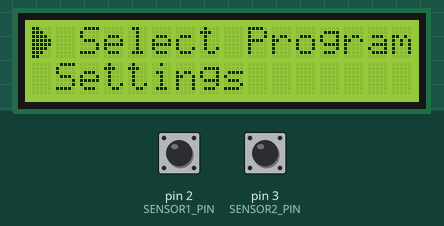
Bench run of a sketch on a simulated Arduino Uno, built with avr-gcc and run on an emulated ATmega328P. Shown: 16×2 character LCD. Inputs (shaded band) come from the test bench; at power-on: pin 2 (SENSOR1_PIN) HIGH, pin 3 (SENSOR2_PIN) HIGH.

Above: at 1.3 s.
1.4 s: pin 2 (SENSOR1_PIN) pulsed LOW 5 times (0.12 s each, 0.3 s apart)
At 1.7 s:
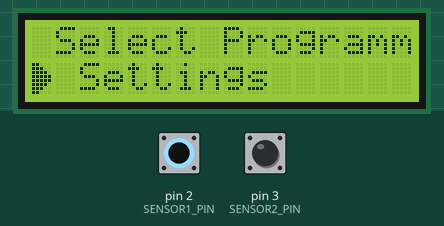
At 3.4 s:
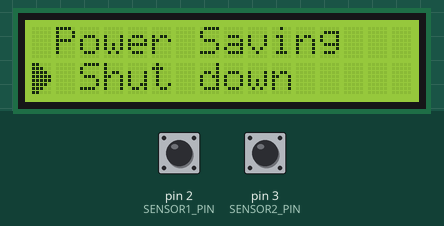
4.4 s: pin 3 (SENSOR2_PIN) pulsed LOW 2 times (0.12 s each, 0.3 s apart)
At 5.4 s:
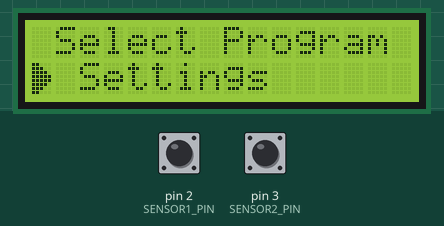
Timing chart, 0 to 7.4 s (numbered marks = the images above; inputs shaded):
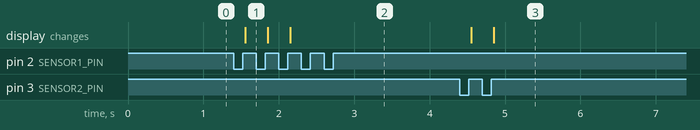

The sketch:

LCD_Selection.ino
```cpp
#include <Wire.h>
#include <LiquidCrystal_I2C.h>

// Set the LCD address to 0x27 in PCF8574 by NXP and Set to 0x3F in PCF8574A
LiquidCrystal_I2C lcd(32, 16, 2);

#define SENSOR1_PIN 2
#define SENSOR2_PIN 3
byte c1=0,c2=0;

byte arraw[8] = {
  B11000,
  B11100,
  B11110,
  B11111,
  B11111,
  B11110,
  B11100,
  B11000
};
void setup() {
  pinMode(SENSOR1_PIN,INPUT_PULLUP);
  pinMode(SENSOR2_PIN,INPUT_PULLUP);
  Serial.begin(9600);
  lcd.init();
  lcd.backlight();
  lcd.createChar(0,arraw);
  lcd.clear();
  lcd.home();
  lcd.write(0);
  lcd.print(" Select Program");
  lcd.setCursor(0,1);
  lcd.print(" Settings ");
}

void loop() {
  if(!digitalRead(SENSOR1_PIN)){
  c1=(++c1>3)?3:(c1);
  wait(SENSOR1_PIN);
  printsc(c1);
  }
  else if(!digitalRead(SENSOR2_PIN)){
  c1=(c1--<=0)?0:c1;
  wait(SENSOR2_PIN);
  printsc(c1);
  }


}
void wait(byte pin){
  while(!digitalRead(pin));
}

void printsc(byte s){
  //lcd.clear();
  switch(s){
  case 0 :
  lcd.home();
  lcd.write(0);
  lcd.print(" Select Program ");
  lcd.setCursor(0,1);
  lcd.print(" Settings       ");
    break;
  case 1 :
  lcd.home();
  lcd.print(" Select Program");
  lcd.setCursor(0,1);
  lcd.write(0);
  lcd.print(" Settings      ");
    break;
  case 2 :
  lcd.home();
  lcd.print(" Settings       ");
  lcd.setCursor(0,1);
  lcd.write(0);
  lcd.print(" Power Saving ");
    break;
  case 3 :
  lcd.home();
  lcd.print(" Power Saving   ");
  lcd.setCursor(0,1);
  lcd.write(0);
  lcd.print(" Shut down      ");
    break;
  }
}
```

Measured:
- after the input at 1.4 s, the display: changes after 0.15 s (image 1)
- after the input at 4.4 s, the display: first changes after 0.15 s (image 3 shows a later state)
